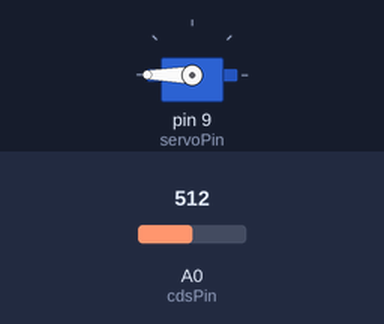
The sketch below on a simulated Arduino Uno, built with avr-gcc and run on an emulated ATmega328P. On the bench: servo. The inputs (shaded band) are chosen by the test bench; at power-on: A0 (cdsPin) = 512. What the sketch prints to the serial monitor is not drawn.

Above: at 1.2 s.
Timing chart, 0 to 2.7 s (numbered marks = the images above):
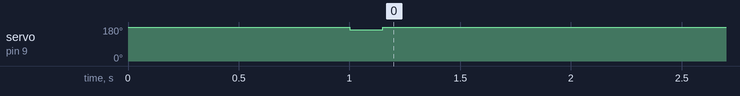

Measured:
- by itself, servo on pin 9 (servoPin): 180° → 165° at 1.0 s, → 180° 0.15 s later

The sketch:

dino.ino
```cpp
#include <Servo.h>

int servoPin = 9;
int cdsPin = A0;
int jump = 0;
int readytojump = 0;
int cdst1 = 0;
int cdst2 = 0;
int highValue = 206;//190 206
int lowValue = 195   ;// 170 190
Servo servo;

int angle = 0; // servo position in degrees

void setup() {
  servo.attach(servoPin);
  Serial.begin(9600);
  servo.write(180);
  delay(1000);
}


void loop() {

  int  cdst3 = analogRead(cdsPin);

  // averaging past three values
  int  cds = (cdst1 + cdst2 + cdst3) / 3                ;
  cdst1 = cdst2;
  cdst2 = cdst3;
Serial.println(cds);
  if (cds > highValue && readytojump == 1) {
      jump = 1;
      readytojump = 0;
  } else if(cds < lowValue) {
      readytojump = 1;
      jump = 0;
  }

  if(jump == 1) {
    jump = 0;
    Serial.println("JUMP!");
    servo.write(165);
    delay(150);
    servo.write(180);
  }

}
```
